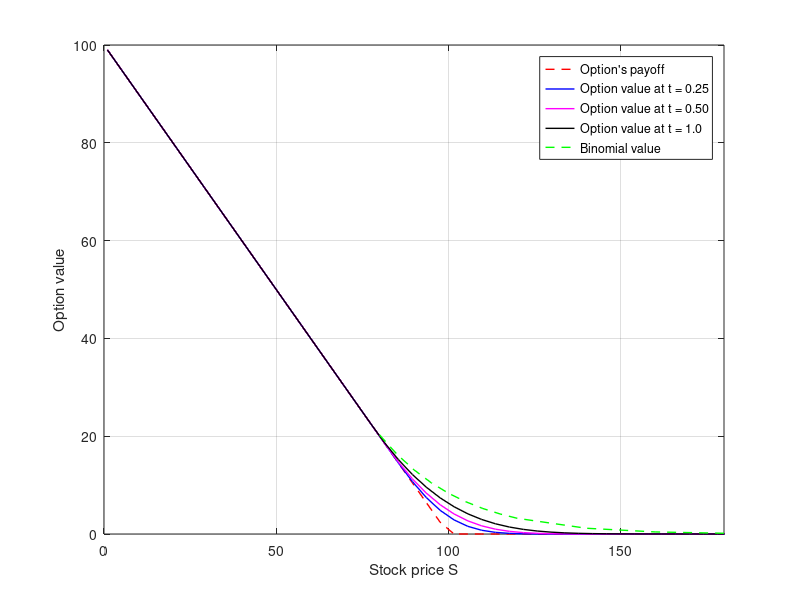

The MATLAB script that drew this image:
clc;
close all;
clear all;
X = 100; r = 0.1; sigma = 0.30;
T = 1;
N =101;
M = 100;
theta = 0.5;
y = linspace(0,6,N);
S = linspace(1,exp(6),N);
%S = linspace(1,exp(6),N);
dt = T/M;
dy = y(2)-y(1);
%dy = log(30)/(N-1);
c = 6;
[call, put] = blsprice(S,X,r,T,sigma);
for j = 1:N
    y(j) = (j-1)*dy;
end
phi = zeros(N,N);
for i = 1:N
    for j = 1:N
        phi(i,j) = exp(-(c*(y(i)-y(j)))^2);
    end
end
L =  zeros(N,N);
Ly =  zeros(N,N);
Lyy =  zeros(N,N);
L = phi;
for i = 1:N
    for j = 1:N
        Ly(i,j) = -2*c^2*(y(i)-y(j))*exp(-(c*(y(i)-y(j)))^2);
    end
end
for i = 1:N
    for j = 1:N
        Lyy(i,j) = 2*c^2*exp(-(c*(y(i)-y(j)))^2)*(2*c^2*(y(i)-y(j))^2 - 1);
    end
end
P=r*(eye(N))-(0.5*sigma^2)*(pinv(L)*Lyy)-(r-(0.5*sigma^2))*(pinv(L)*Ly);
Uo = max(X-S,0);
%plot(S,Uo)
%To = zeros(N,1);
%alphao = GAUSS_ELIM(phi,Uo);
alphao = pinv(L)*Uo';
alpha = zeros(N,1);
P1 = (eye(N)+(1-theta)*dt*P);
P2 = (eye(N)-theta*dt*P);
Un = zeros(N,1);
Unn = zeros(N,M);
t = (1:M)*dt;
b = pinv(P1)*P2;
for j = 1:M
    alpha = b*alphao;
    Un = L*alpha;
    for i = 1:N
        Un(i) = max(X- S(i), Un(i));
    end
        for i = 1:N
            Unn(i,j) = Un(i);
        end
     alpha = L\Un;
    alphao = alpha;
end
B = [20.2890;
    16.3712;
    13.1291;
    10.4905;
    8.3471;
    6.6137;
    5.2210;
    4.1210;
    3.2187;
    1.1829;
    0.4651;
    0.1632];
A = [20.2689; 
   16.3467 ;
  13.1228;
  10.4847;
  8.3348 ;
   6.6071 ;
   5.2091 ;
   4.0976 ;
   3.2059 ;
   1.1789 ;
   0.4231 ;
   0.1502];
tmp = 0;
for i = 1:12
    sum = tmp + (abs(A(i)-B(i)))^2;
    tmp = sum;
end
RMSE = sqrt(sum/12);
S1 = [80;85;90;95;100;105;110;115;120;140;160;180];
figure(1)
plot(S,Uo,'--r','linewidth',1)
hold on
grid on
legend('Option''s payoff')
axis([0 180 0 100])
xlabel('Stock price S')
ylabel('Option value')
plot(S,Unn(:,M/4),'-b','linewidth',1)
hold on
legend('Option''s payoff','Option value at t = 0.25')
plot(S,Unn(:,round(M/2)),'-m','linewidth',1)
hold on
legend('Option''s payoff','Option value at t = 0.25','Option value at t = 0.50')
plot(S,Unn(:,M),'-k','linewidth',1)
hold on
legend('Option''s payoff','Option value at t = 0.25','Option value at t = 0.50','Option value at t = 1.0')
plot(S1,A,'--g','linewidth',1)
hold on
hold off
legend('Option''s payoff','Option value at t = 0.25','Option value at t = 0.50','Option value at t = 1.0','Binomial value');
